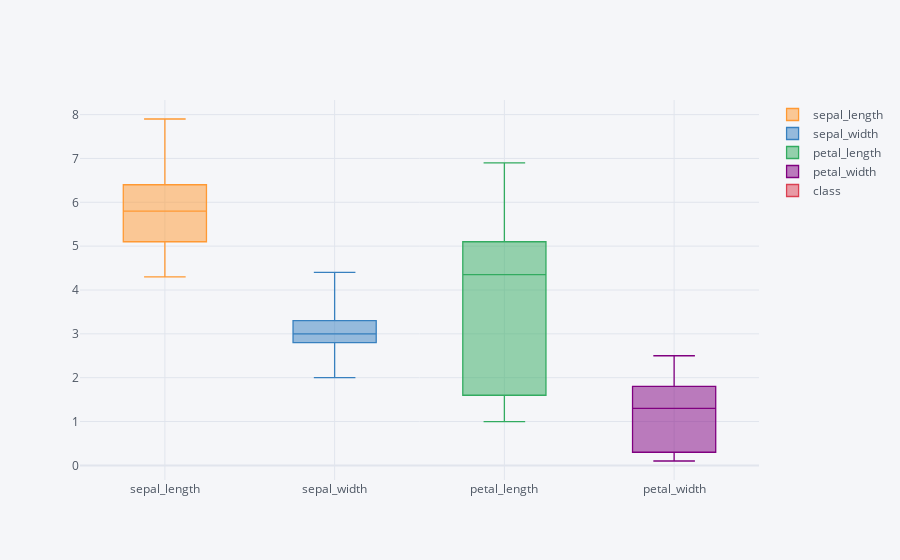

The notebook cell saved with this chart:
### Code cell
# box plot for the features present in the given iris dataset
_ = df.iplot(kind='box')

### Figure 1 — Plotly figure (JSON) as saved in the notebook; plotly's stock layout.template omitted (floating-point values rounded to 4 significant figures; data arrays with more than 128 entries replaced by an {"elided": "..."} marker saying what was removed)
{"data": [{"boxpoints": false, "line": {"width": 1.3}, "marker": {"color": "rgba(255, 153, 51, 1.0)"}, "name": "sepal_length", "orientation": "v", "type": "box", "y": {"elided": "150 float values"}}, {"boxpoints": false, "line": {"width": 1.3}, "marker": {"color": "rgba(55, 128, 191, 1.0)"}, "name": "sepal_width", "orientation": "v", "type": "box", "y": {"elided": "150 float values"}}, {"boxpoints": false, "line": {"width": 1.3}, "marker": {"color": "rgba(50, 171, 96, 1.0)"}, "name": "petal_length", "orientation": "v", "type": "box", "y": {"elided": "150 float values"}}, {"boxpoints": false, "line": {"width": 1.3}, "marker": {"color": "rgba(128, 0, 128, 1.0)"}, "name": "petal_width", "orientation": "v", "type": "box", "y": {"elided": "150 float values"}}, {"boxpoints": false, "line": {"width": 1.3}, "marker": {"color": "rgba(219, 64, 82, 1.0)"}, "name": "class", "orientation": "v", "type": "box", "y": {"elided": "150 str values"}}], "layout": {"legend": {"bgcolor": "#F5F6F9", "font": {"color": "#4D5663"}}, "paper_bgcolor": "#F5F6F9", "plot_bgcolor": "#F5F6F9", "title": {"font": {"color": "#4D5663"}}, "xaxis": {"gridcolor": "#E1E5ED", "showgrid": true, "tickfont": {"color": "#4D5663"}, "title": {"font": {"color": "#4D5663"}, "text": ""}, "zerolinecolor": "#E1E5ED"}, "yaxis": {"gridcolor": "#E1E5ED", "showgrid": true, "tickfont": {"color": "#4D5663"}, "title": {"font": {"color": "#4D5663"}, "text": ""}, "zerolinecolor": "#E1E5ED"}}}
